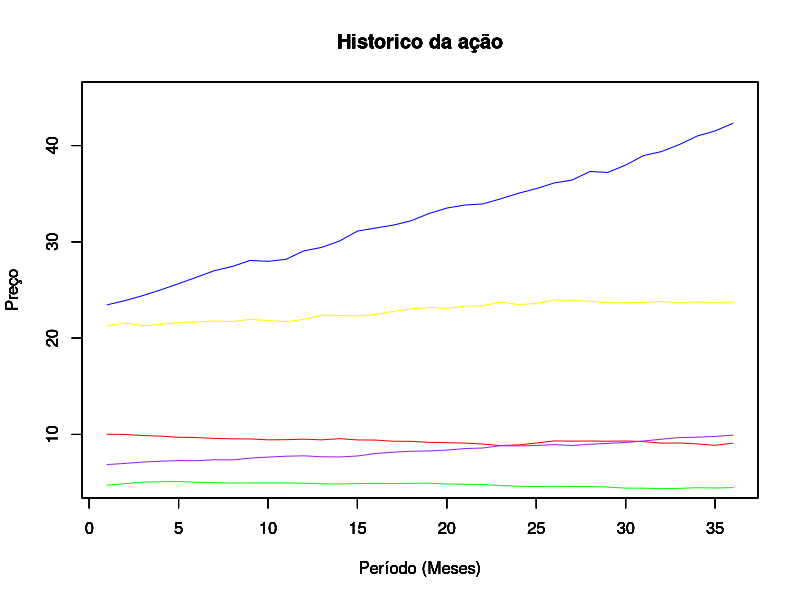
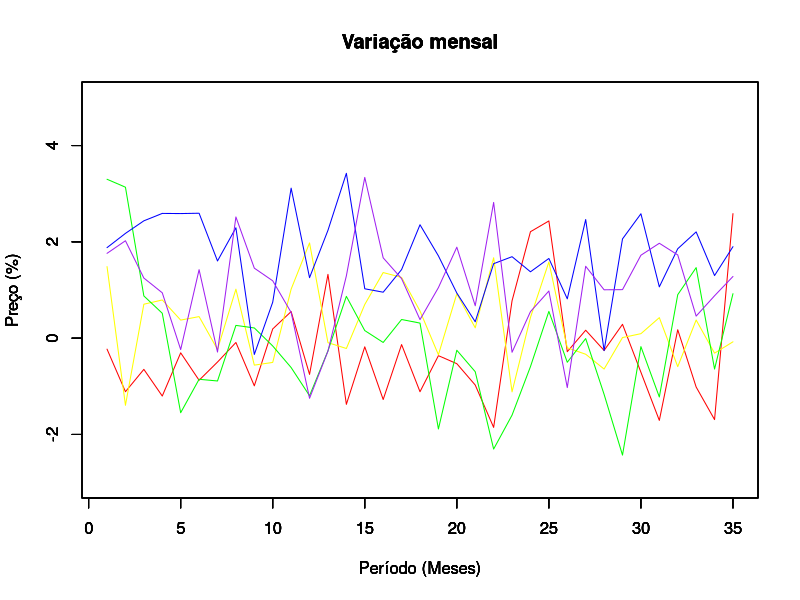
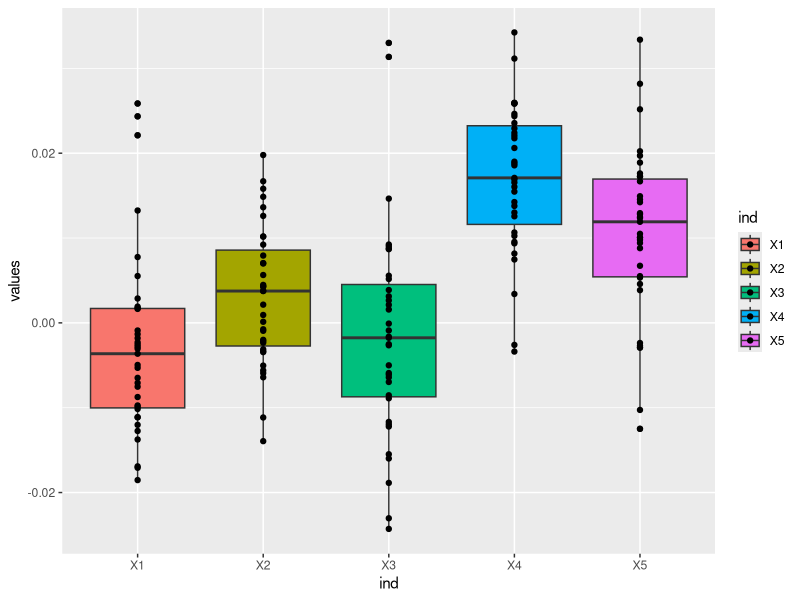
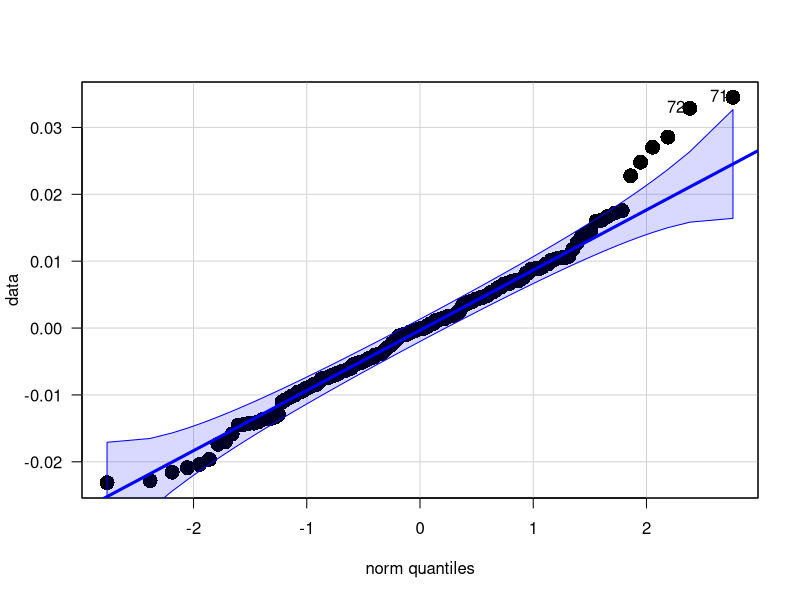
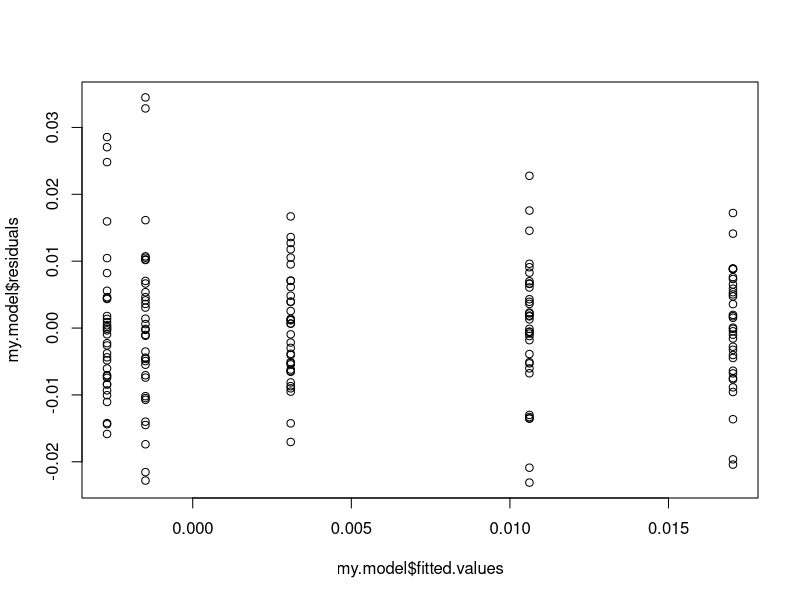
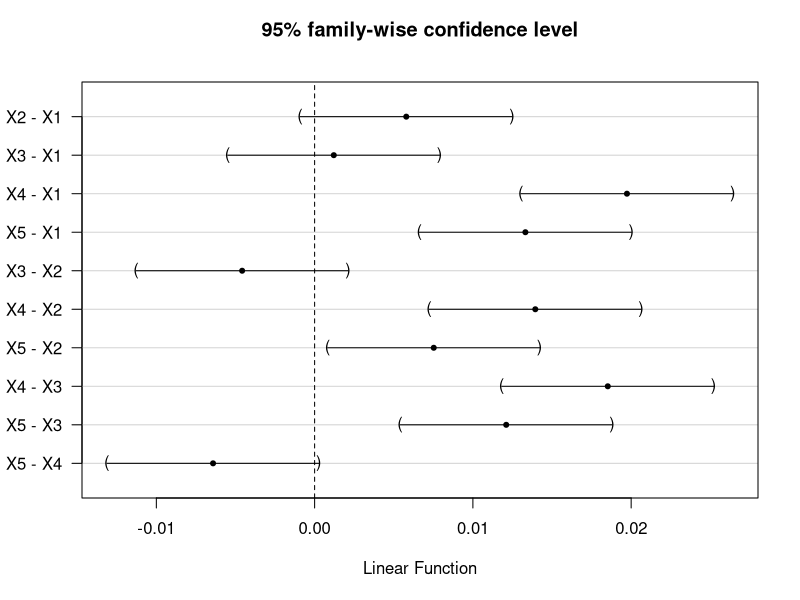

These figures' R source, in order:
## ---- chunk 1
groupB = read.csv('data/DadosAcoesGrupoB.csv',header=FALSE)

# Inverte o gráfico, pois a ordem é do mais novo para o mais antigo
revB <- groupB[dim(groupB)[1]:1,]
rownames(revB) <- seq_len(nrow(revB))
## ---- chunk 2

# Get the variation between months
groupValue <- function(group){
  returns <- matrix(0, length(group$V1)-1, ncol(group))
  for (g in 1:nrow(group)-1) {
    for(i in 1:5){
      #returns[g, i] = (group[g+1, i] - group[g, i])
      returns[g, i] = (group[g+1, i] - group[g, i]) / group[g, i]
    }
  }
  return (returns)
}

varB = groupValue(revB)
returns <-data.frame(varB)
returns <-stack(returns)
## ---- chunk 3
plotVar <- function(group, lowLim, uppLim, title, ylabel){
  plot(group[,1], ylim=range(lowLim, uppLim), xlab="Período (Meses)", ylab=ylabel, type="l", col='red', main=title)
  par(new=TRUE)
  plot(group[,2], ylim=range(lowLim, uppLim), xlab="Período (Meses)", ylab=ylabel, type="l", col='yellow', main=title)
  par(new=TRUE)
  plot(group[,3], ylim=range(lowLim, uppLim), xlab="Período (Meses)", ylab=ylabel, type="l", col='green', main=title)
  par(new=TRUE)
  plot(group[,4], ylim=range(lowLim, uppLim), xlab="Período (Meses)", ylab=ylabel, type="l", col='blue', main=title)
  par(new=TRUE)
  plot(group[,5], ylim=range(lowLim, uppLim), xlab="Período (Meses)", ylab=ylabel, type="l", col='purple', main=title)
}

plotVar(revB, 5, 45, "Historico da ação", "Preço")
plotVar(100*varB, -3, 5, "Variação mensal", "Preço (%)" )
## ---- chunk 4
#Box plot
library(ggplot2)
ggplot(returns, aes(x = ind, y = values, fill = ind)) + geom_boxplot() + geom_point()
## ---- chunk 5
#Hipotese nula anova
my.model <- aov(values ~ ind, data = returns)
summary.aov(my.model)
## ---- chunk 6
#Premissa da normalidade comprovada
shapiro.test(my.model$residuals)
library(car)
qqPlot(my.model$residuals, ylab="data", pch = 16, lwd = 3, cex = 2, las = 1)
## ---- chunk 7
#premissa da homoscedasticidade
fligner.test(values ~ ind, data = returns)
plot(x = my.model$fitted.values, y = my.model$residuals)
## ---- chunk 8
#Teste de Tukey (todos contra todos) dizendo qual é a melhor ação
library(multcomp)
mc1 <- glht(my.model, linfct = mcp(ind = "Tukey"))
mc1_CI <- confint(mc1, level = 0.95)
mc1_CI
## ---- chunk 9
plot(mc1_CI)
## ---- chunk 10
#power.t.test(21,delta=5,sd=sdMaleIMC2016, sig.level=0.05, type="two.sample", alternative="two.sided")
